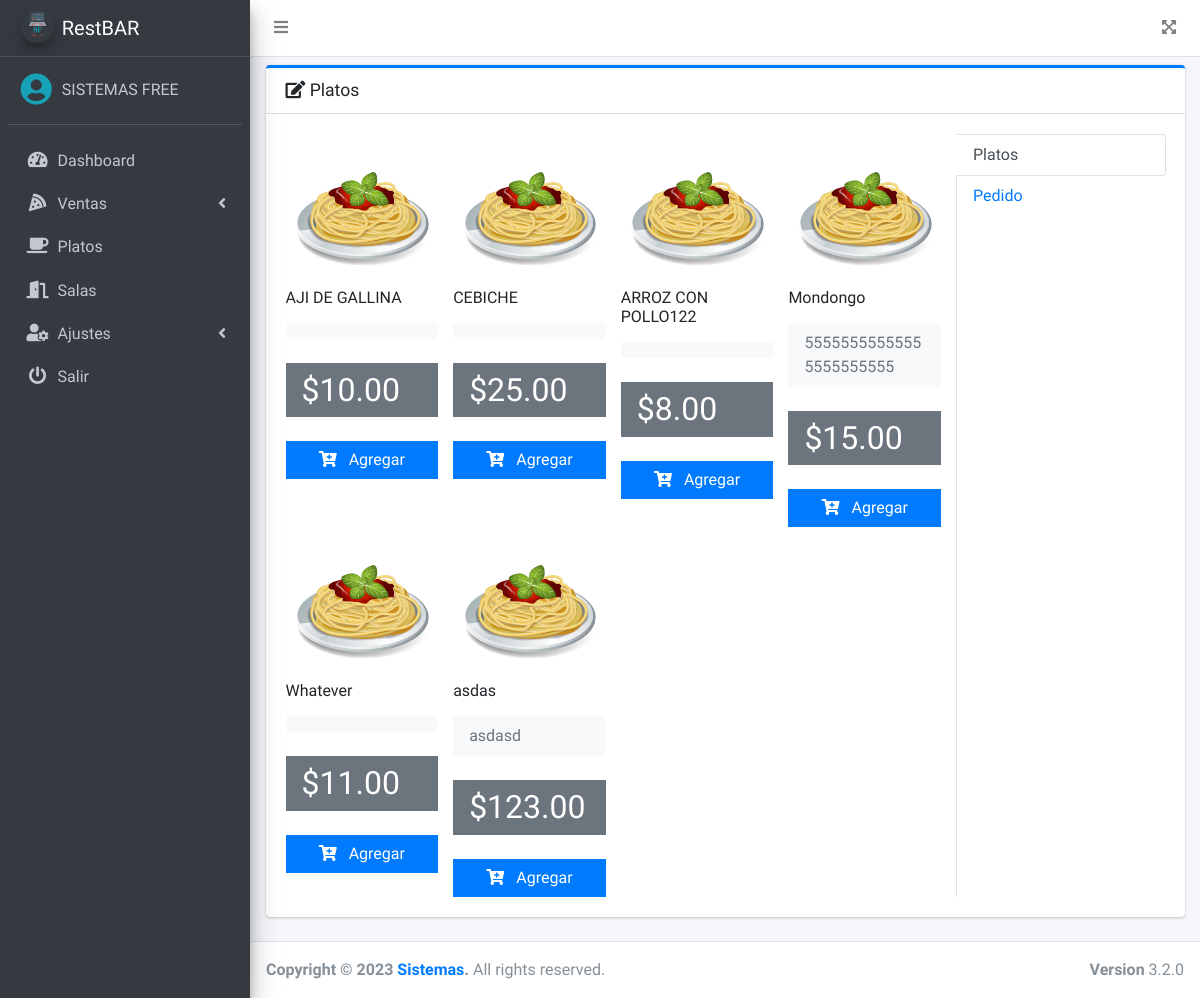
/src/pedido.php (signed in), run on an earlier commit of the app's database.
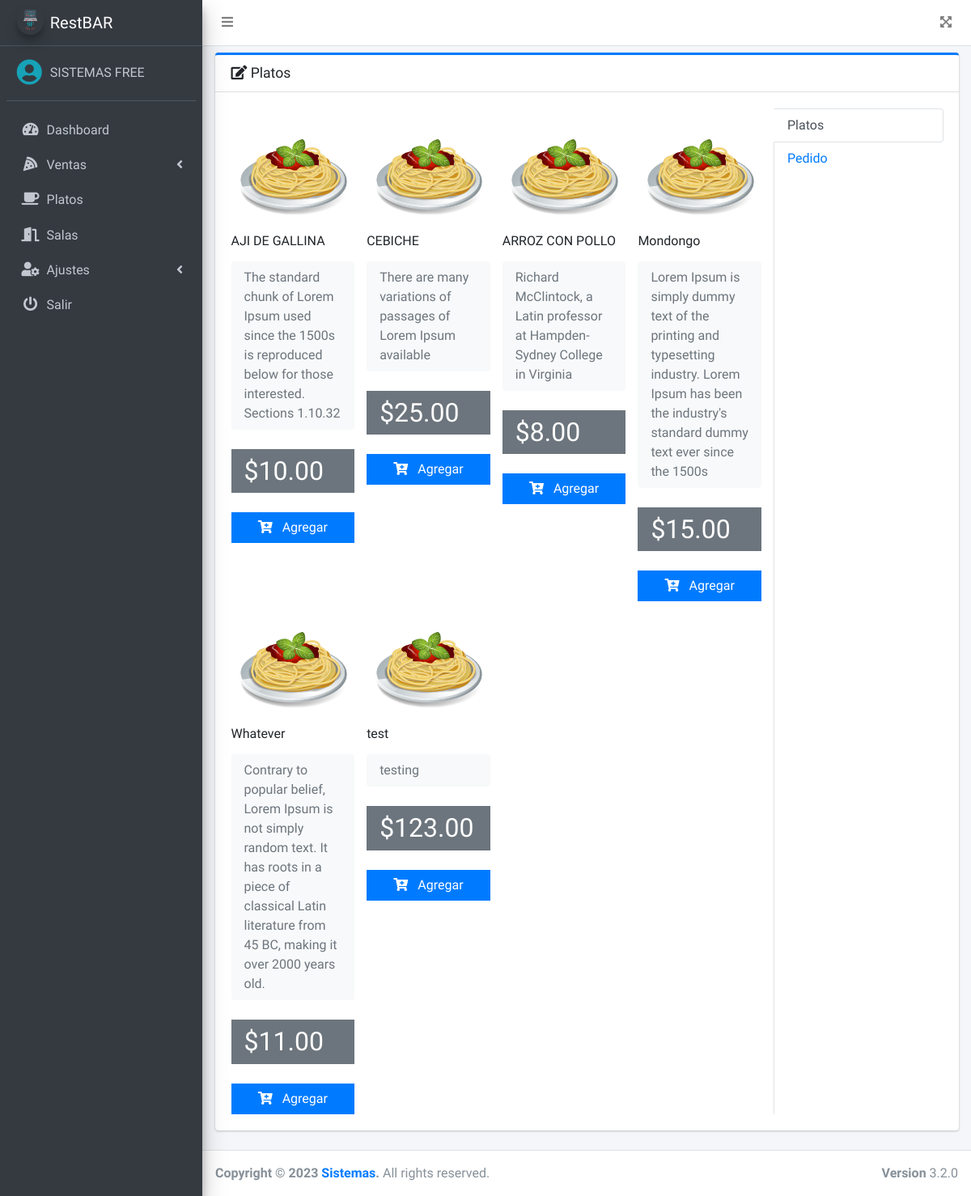
And on a later commit of the database.
### tables this page shows
CREATE TABLE `platos` (
  `id` int(11) NOT NULL,
  `nombre` varchar(200) NOT NULL,
  `precio` decimal(10,2) NOT NULL,
  `imagen` varchar(100) DEFAULT NULL,
  `fecha` timestamp NULL DEFAULT NULL,
  `estado` int(11) NOT NULL DEFAULT 1,
  `descripcion` varchar(300) NOT NULL
);

### src/pedido.php (the view, shortened to what this page needs)
<?php
if ($_SESSION['rol'] == 1 || $_SESSION['rol'] == 3) {
    include_once "includes/header.php";
    include "../conexion.php";
?>
    <div class="card card-primary card-outline">
        <div class="card-header">
            <h3 class="card-title">
                <i class="fas fa-edit"></i>
                Platos
            </h3>
        </div>
        <div class="card-body">
            <div class="row">
                <div class="col-7 col-sm-9">
                    <div class="tab-content" id="vert-tabs-right-tabContent">
                        <div class="tab-pane fade show active" id="vert-tabs-right-home" role="tabpanel" aria-labelledby="vert-tabs-right-home-tab">
                            <div class="row">
                                <?php
                                $query = mysqli_query($conexion, "SELECT * FROM platos WHERE estado = 1");
                                $result = mysqli_num_rows($query);
                                if ($result > 0) {
                                    while ($data = mysqli_fetch_assoc($query)) { ?>
                                        <div class="col-md-3">
                                            <div class="col-12">
                                                <img src="<?php echo ($data['imagen'] == null) ? '../assets/img/default.png' : $data['imagen']; ?>" class="product-image" alt="Product Image">
                                            </div>
                                            <h6 class="my-3"><?php echo $data['nombre']; ?></h6>
                                            <div class="bg-light py-2 px-3 mt-2 rounded">
                                                <p class="text-muted mb-0">
                                                    <?php echo $data['descripcion']; ?>
                                                </p>
                                            </div>
                                            <div class="bg-gray py-2 px-3 mt-4">
                                                <h2 class="mb-0">
                                                    $<?php echo $data['precio']; ?>
                                                </h2>
                                            </div>
                                            <div class="mt-4">
                                                <a class="btn btn-primary btn-block btn-flat addDetalle" href="#" data-id="<?php echo $data['id']; ?>">
                                                    <i class="fas fa-cart-plus mr-2"></i>
                                                    Agregar
                                                </a>
                                            </div>
                                        </div>
                                <?php }
                                } ?>
                            </div>
                        </div>
                    </div>
                </div>
                <div class="col-5 col-sm-3">
                    <div class="nav flex-column nav-tabs nav-tabs-right h-100" id="vert-tabs-right-tab" role="tablist" aria-orientation="vertical">
                        <a class="nav-link active" id="vert-tabs-right-home-tab" data-toggle="pill" href="#vert-tabs-right-home" role="tab" aria-controls="vert-tabs-right-home" aria-selected="true">Platos</a>
                        <a class="nav-link" id="pedido-tab" data-toggle="pill" href="#pedido" role="tab" aria-controls="pedido" aria-selected="false">Pedido</a>
                    </div>
                </div>
            </div>
        </div>
    </div>
<?php include_once "includes/footer.php";
} else {
    header('Location: permisos.php');
}
?>

What changed in the data, as far as the page shows it:
changed platos "AJI DE GALLINA": descripcion (not shown) → "The standard chunk of Lorem Ipsum used since the 1500s is reproduced below for those interested. Sections 1.10.32"
changed platos "CEBICHE": descripcion (not shown) → "There are many variations of passages of Lorem Ipsum available"
changed platos: nombre "ARROZ CON POLLO122" → "ARROZ CON POLLO"; descripcion (not shown) → "Richard McClintock, a Latin professor at Hampden-Sydney College in Virginia"
changed platos "Mondongo": descripcion "55555555555555555555555" → "Lorem Ipsum is simply dummy text of the printing and typesetting industry. Lorem Ipsum has been the industry's standard dummy text ever since the 1500s"
changed platos "Whatever": descripcion (not shown) → "Contrary to popular belief, Lorem Ipsum is not simply random text. It has roots in a piece of classical Latin literature from 45 BC, making it over 2000 years old."
changed platos: nombre "asdas" → "test"; descripcion "asdasd" → "testing"
